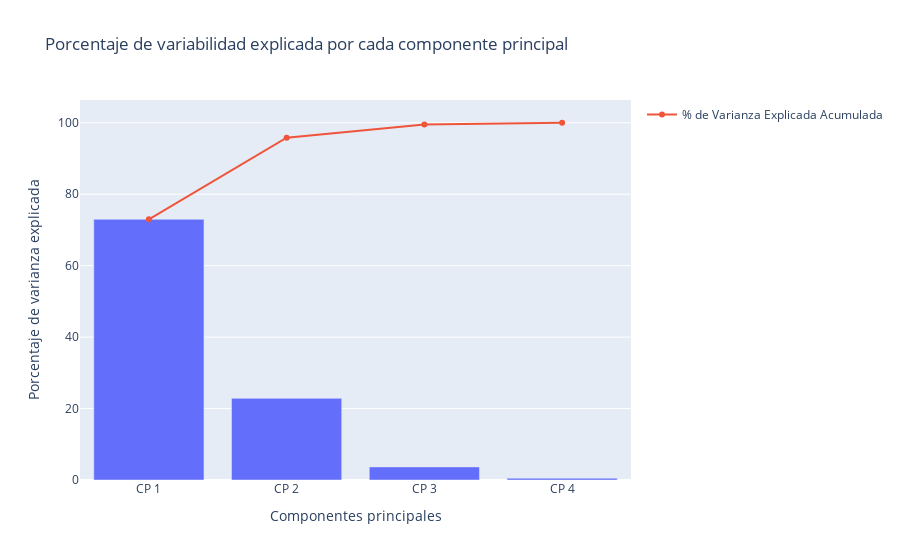

Notebook code for this chart:
### Markdown cell above
Una vez ordenados los valores propios, que recordamos son una medida de la varianza de los datos, la cuestión es decidir, cuál es el menor número de vectores propios o componentes principales, con el que podemos expresar “la esencia principal” de la información contenida en ese dataset. Para ello, usaremos un métrica que se conoce como “varianza explicada”, que muestra cuánta varianza se puede atribuir a cada una de estas componentes principales.

### Code cell
plot1 = go.Bar(x=["CP %s"%i for i in range(1,5)], y = var_exp, showlegend=False)
plot2 = go.Scatter(x=["CP %s"%i for i in range(1,5)], y = cum_var_exp, showlegend=True, name = "% de Varianza Explicada Acumulada")

data = go.Data([plot1, plot2])

layout = go.Layout(xaxis = go.XAxis(title="Componentes principales"), 
               yaxis = go.YAxis(title = "Porcentaje de varianza explicada"),
               title = "Porcentaje de variabilidad explicada por cada componente principal")

fig = go.Figure(data = data, layout = layout)
fig.show()

### Figure 1 — Plotly figure (JSON) as saved in the notebook; plotly's stock layout.template omitted (floating-point values rounded to 4 significant figures)
{"data": [{"showlegend": false, "type": "bar", "x": ["CP 1", "CP 2", "CP 3", "CP 4"], "y": [72.96, 22.85, 3.669, 0.5179]}, {"name": "% de Varianza Explicada Acumulada", "showlegend": true, "type": "scatter", "x": ["CP 1", "CP 2", "CP 3", "CP 4"], "y": [72.96, 95.81, 99.48, 100]}], "layout": {"title": {"text": "Porcentaje de variabilidad explicada por cada componente principal"}, "xaxis": {"title": {"text": "Componentes principales"}}, "yaxis": {"title": {"text": "Porcentaje de varianza explicada"}}}}
